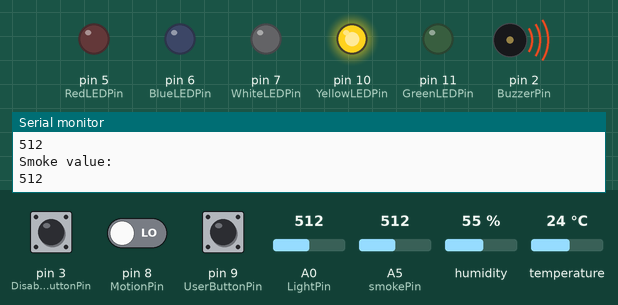
This sketch was run on a simulated Arduino Uno, built for the host (arithmetic inside an expression is 32-bit, double 64-bit). Parts: output pins drawn as LEDs (lit = HIGH), buzzer (waves = sounding), the last lines printed to the serial monitor. Inputs (shaded band) come from the test bench; at power-on: pin 9 (UserButtonPin) LOW, pin 3 (DisableBuzzerButtonPin) LOW, pin 8 (MotionPin) LOW, A0 (LightPin) = 512, A5 (smokePin) = 512, humidity 55 %, temperature 24 °C.

Above: at 1.3 s.
1.4 s: pin 9 (UserButtonPin) pulled HIGH for 3.2 s
At 1.9 s:
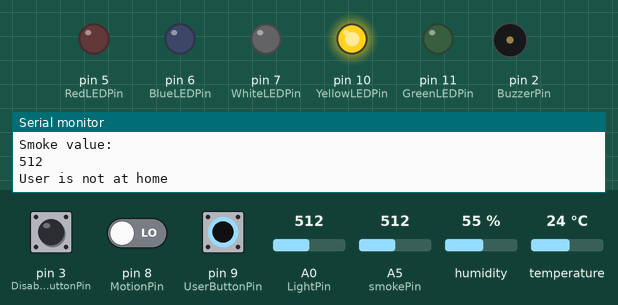
6.1 s: pin 3 (DisableBuzzerButtonPin) pulled HIGH for 0.6 s
At 6.95 s:
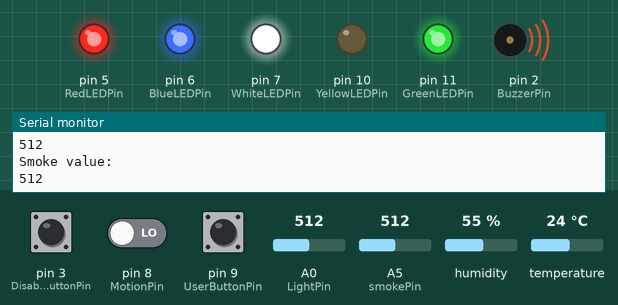
9.6 s: pin 3 (DisableBuzzerButtonPin) pulled HIGH for 3.2 s
At 11.1 s:
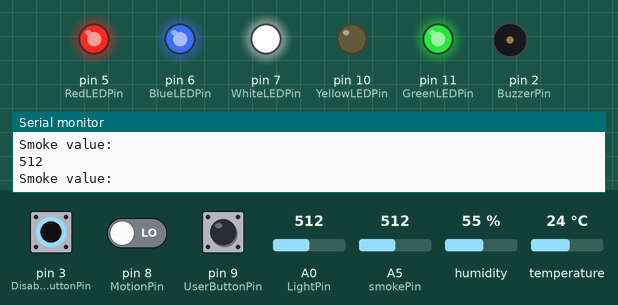
14.8 s: pin 9 (UserButtonPin) pulled HIGH for 0.6 s
At 15.2 s:
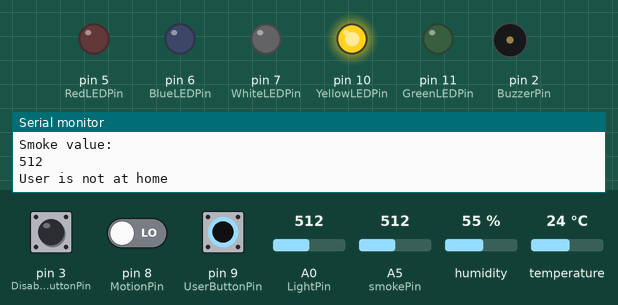
18.3 s: pin 3 (DisableBuzzerButtonPin) pulled HIGH for 1 s
At 19.1 s:
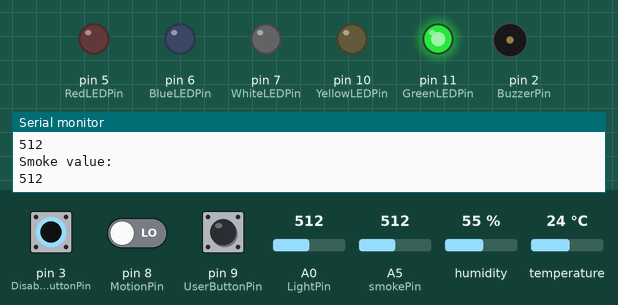
Timing chart, 0 to 26.3 s (numbered marks = the images above; inputs shaded):
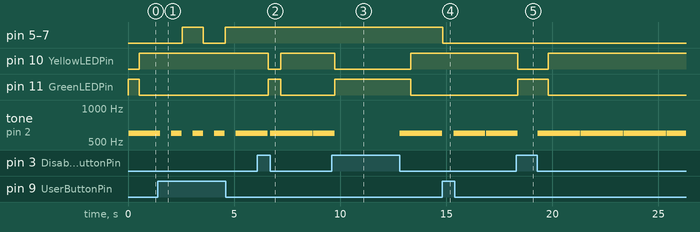

The sketch:

Smart_Home_System.ino
```cpp
// See Demo of project here: https://youtu.be/TOCdedQDdGM

#include <DHT.h> // include the library of DHT11
#define Type DHT11 // define the connected analog


//Pins
int LightPin = A0;                         //Light sensor pin
int BuzzerPin = 2;                         // Buzzer pin
int RedLEDPin = 5;                         // Red LED pin
int BlueLEDPin = 6;                        // Blue LED pin
int WhiteLEDPin = 7;                       // White LED pin
int smokePin = A5;                         // Smoke Sensor pin
int UserButtonPin =  9;                    // Button to control buzzer pin
int DisableBuzzerButtonPin =  3;           // Button to control buzzer pin
int YellowLEDPin = 10;                     // Yellow LED pin
int GreenLEDPin = 11;                      // Green LED pin

int sensePin = 4; DHT HT(sensePin, Type);  // Temperature sensor(DHT11)pin

int MotionPin = 8;                         // Motion sensor pin (for PIR sensor)
int pirState = LOW;                        // At start, no motion detected


//Values
int MotionVal = 0;                         // variable for reading motion change
int LightValue;                            // Light value recieved from the light sensor
float tempC;                               // Temperature value recieved from the DHT11 sensor
int userButtonState = 0;                   // variable for reading the buttons status
int disableBuzzerButtonState = 0;          // variable for reading the buttons status
int SmokeValue;                            //variable for reading the smoke value
int SmokeThreshold = 225;                  // Smoke value that must be exceeded for a certain reaction

bool UserAtHome = true;                    // Determines if user is at home or not
bool BuzzerOn = false;                     // Turns buzzer on or off

void setup() {

Serial.begin(9600);

  HT.begin();
pinMode(BuzzerPin,OUTPUT);        // Declare Buzzer as an output
pinMode(RedLEDPin, OUTPUT);       // Declare Red LED as an output
pinMode(BlueLEDPin, OUTPUT);      // Declare Blue LED as an output
pinMode(WhiteLEDPin, OUTPUT);     // Declare White LED as an output
pinMode(YellowLEDPin, OUTPUT);    // Declare Yellow LED as an output
pinMode(GreenLEDPin, OUTPUT);     // Declare Green LED as an output
pinMode(MotionPin, INPUT);        // Declare Motion sensor as an input
pinMode(smokePin, INPUT);         // Declare smoke detector as an input
}

void loop() {


  //UserState control

  userButtonState = digitalRead(UserButtonPin);


  if (userButtonState == HIGH && UserAtHome == false) { // If the user presses the home button and UserAtHome = false, set UserAt Home to true and turn on the lights.

    digitalWrite(RedLEDPin, HIGH);
    digitalWrite(BlueLEDPin, HIGH);
    digitalWrite(WhiteLEDPin, HIGH);
    Serial.println("User is at home");
    delay(500);
    UserAtHome = true;
  }else if (userButtonState == HIGH && UserAtHome == true) { // If the user presses the home button and UserAtHome = true, set UserAt Home to false and turn off the lights.

    digitalWrite(RedLEDPin, LOW);
    digitalWrite(BlueLEDPin, LOW);
    digitalWrite(WhiteLEDPin, LOW);
    Serial.println("User is not at home");
    delay(500);
    UserAtHome = false;
  }

  //DisableBuzzerButtonState control

  disableBuzzerButtonState = digitalRead(DisableBuzzerButtonPin);


  if (disableBuzzerButtonState == HIGH) { // check if the button is pressed. If it is, turn off buzzer:

    BuzzerOn = false;
  }


  //Buzzer state
  if (BuzzerOn == true){ //if buzzer is triggered play sound and turn on yellow LED
    tone(2,600);
    delay(500);
    noTone(2);
    delay(1);
    digitalWrite(YellowLEDPin, HIGH);
    digitalWrite(GreenLEDPin, LOW);
    } else if(BuzzerOn == false){ //stop playing sound and turn off yellow LED
      noTone;
      digitalWrite(YellowLEDPin, LOW);
    digitalWrite(GreenLEDPin, HIGH);
      }

  //Light Sensor
LightValue=analogRead(LightPin);     //Reads the Value of light.
//Serial.println("Light Value: ");
//Serial.println(LightValue);

if (UserAtHome == false && LightValue > 100){                //If user is not at home and the light value is greater than 100(Lights turned on) trigger buzzer
  BuzzerOn = true;
  //Notify User "Light detected in room!"
}


  //Temperature Sensor


 tempC = HT.readTemperature(); //Reads the temperature
 //Serial.print( " Temperature = " );
 //Serial.println( tempC, 1 );

 if(tempC>34){ //If the temperature is higher than 34 degrees celcius, trigger buzzer and notify user
  BuzzerOn = true;
  //Notify user "room temperature high";
  }

  //Motion Sensor
  MotionVal = digitalRead(MotionPin);  // read input value

  // If movement has been detected and the user is not at home, trigger the alarm and notify user.
  if (UserAtHome == false && MotionVal == HIGH)
  {
    //digitalWrite(RedLEDPin, HIGH);  // turn Red LED ON
    BuzzerOn = true;
    //Notify User

    if (pirState == LOW)
  {
      Serial.println("Motion detected!"); // print on output change
      pirState = HIGH;
    }
  }
  else
  {
    //digitalWrite(RedLEDPin, LOW); // turn LED OFF

    if (pirState == HIGH)
  {
      Serial.println("Motion ended!");  // print on output change
      pirState = LOW;
    }
  }

  //Smoke Sensor
  SmokeValue = analogRead(smokePin); //Read value from smoke pin
  Serial.println("Smoke value: ");
  Serial.println(SmokeValue);
  if(SmokeValue>SmokeThreshold){ // If the detected smoke value is greater than the set threshold(225), Trigger buzzer and notify user
  BuzzerOn = true;
  //Notify user "Smoke Detected";
  }

}
```

Measured:
- after the input at 1.4 s, pin 5 (RedLEDPin), pin 6 (BlueLEDPin), pin 7 (WhiteLEDPin): LOW → HIGH after 1.2 s, → LOW 1.0 s later, → HIGH 1.0 s later; tone on pin 2 (BuzzerPin): alternates 600 Hz for 0.50 s and silent for 0.51 s, 8 changes in all, then stays 600 Hz, starting after 0.13 s
- after the input at 6.1 s, pin 10 (YellowLEDPin): HIGH → LOW after 0.51 s, → HIGH 0.60 s later; pin 11 (GreenLEDPin): LOW → HIGH after 0.51 s, → LOW 0.60 s later
- after the input at 9.6 s, pin 10 (YellowLEDPin): HIGH → LOW after 0.14 s, → HIGH 3.6 s later; pin 11 (GreenLEDPin): LOW → HIGH after 0.14 s, → LOW 3.6 s later
- after the input at 14.8 s, pin 5 (RedLEDPin), pin 6 (BlueLEDPin), pin 7 (WhiteLEDPin): HIGH → LOW after 0.05 s
- after the input at 18.3 s, pin 10 (YellowLEDPin): HIGH → LOW after 0.08 s, → HIGH 1.4 s later; pin 11 (GreenLEDPin): LOW → HIGH after 0.08 s, → LOW 1.4 s later
